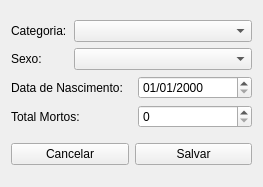
<?xml version="1.0" encoding="UTF-8"?>
<ui version="4.0">
 <class>Form</class>
 <widget class="QWidget" name="Form">
  <property name="geometry">
   <rect>
    <x>0</x>
    <y>0</y>
    <width>263</width>
    <height>187</height>
   </rect>
  </property>
  <property name="windowTitle">
   <string>Mortos</string>
  </property>
  <layout class="QGridLayout" name="gridLayout_3">
   <item row="0" column="0">
    <layout class="QGridLayout" name="gridLayout">
     <item row="1" column="0">
      <widget class="QLabel" name="label_2">
       <property name="text">
        <string>Sexo:</string>
       </property>
      </widget>
     </item>
     <item row="3" column="2" colspan="2">
      <widget class="QSpinBox" name="SBTotalMortos"/>
     </item>
     <item row="2" column="0" colspan="2">
      <widget class="QLabel" name="label_3">
       <property name="text">
        <string>Data de Nascimento:</string>
       </property>
      </widget>
     </item>
     <item row="0" column="1" colspan="3">
      <widget class="QComboBox" name="CBCategoria"/>
     </item>
     <item row="3" column="0" colspan="2">
      <widget class="QLabel" name="label_5">
       <property name="text">
        <string>Total Mortos:</string>
       </property>
      </widget>
     </item>
     <item row="2" column="2" colspan="2">
      <widget class="QDateTimeEdit" name="DTEData">
       <property name="displayFormat">
        <string>dd/MM/yyyy</string>
       </property>
      </widget>
     </item>
     <item row="1" column="1" colspan="3">
      <widget class="QComboBox" name="CBSexo"/>
     </item>
     <item row="0" column="0">
      <widget class="QLabel" name="label">
       <property name="text">
        <string>Categoria:</string>
       </property>
      </widget>
     </item>
    </layout>
   </item>
   <item row="1" column="0">
    <layout class="QGridLayout" name="gridLayout_2">
     <item row="0" column="1">
      <widget class="QPushButton" name="PBSalvar">
       <property name="text">
        <string>Salvar</string>
       </property>
      </widget>
     </item>
     <item row="0" column="0">
      <widget class="QPushButton" name="PBCancelar">
       <property name="text">
        <string>Cancelar</string>
       </property>
      </widget>
     </item>
    </layout>
   </item>
  </layout>
 </widget>
 <resources/>
 <connections/>
</ui>
